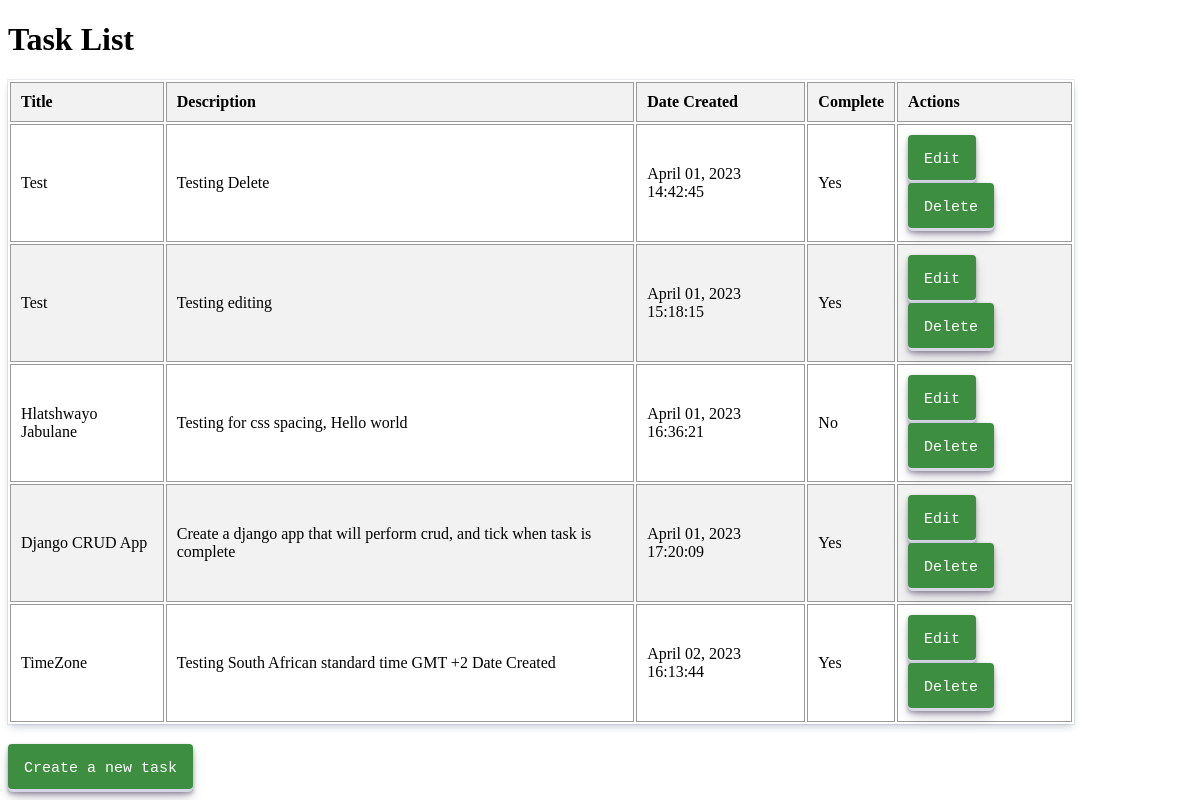
The page / on the database its author committed.
### tasktracker/models.py (models this page shows, shortened)
class Task(models.Model):
    title = models.CharField(max_length=200)
    description = models.TextField()
    created_at = models.DateTimeField(auto_now_add=True)
    completed = models.BooleanField(default=False)

### tasktracker/views.py (the view)
# urls.py: path('', views.task_list, name='task_list'),
def task_list(request):
    tasks = Task.objects.all()
    return render(request, 'task_list.html', {'tasks': tasks})

### tasktracker/templates/task_list.html
{% extends 'base.html' %}
{% load static %}
{% load tz %}
{% block content %}
  <h1>Task List</h1>
  <link rel="stylesheet" type="text/css" href="{% static 'css/style.css' %}">
  <table>
    <thead>
      <tr>
        <th>Title</th>
        <th>Description</th>
        <th>Date Created</th>
        <th>Complete</th>
        <th>Actions</th>
      </tr>
    </thead>
    <tbody>
      {% for task in tasks %}
      <tr>
        <td>{{ task.title }}</td>
        <td>{{ task.description }}</td>
        <td>{{ task.created_at|timezone:"Africa/Johannesburg"|date:"F d, Y H:i:s" }}</td>
        <td>{% if task.completed %}Yes{% else %}No{% endif %}</td>
        <td>
          <a href="{% url 'task_edit' task.id %}">Edit</a>
          <a href="{% url 'task_delete' task.id %}">Delete</a>
        </td>
      </tr>
      {% empty %}
      <tr>
        <td colspan="5">No tasks found.</td>
      </tr>
      {% endfor %}
    </tbody>
  </table>
  <a href="{% url 'task_create' %}">Create a new task</a>
{% endblock %}

### tasktracker/templates/base.html (shortened to what this page needs)
<!DOCTYPE html>
<html lang="en">
  <head>
  </head>
  <body>
    <main>
      {% block content %}{% endblock %}
    </main>
  </body>
</html>

### tasktracker/static/css/style.css (style rules this page uses)
table { width: 90%; margin: 20px 0; box-shadow: rgba(9, 30, 66, 0.25) 0px 4px 8px -2px, rgba(9, 30, 66, 0.08) 0px 0px 0px 1px; }
th, td { text-align: left; border: 1px solid #999; padding: 10px; }
th { background-color: #f2f2f2; }
tr:nth-child(even) { background-color: #f2f2f2; }
a { align-items: center; appearance: none; background-color: #3e8e41; color: #fff; border-radius: 4px; border-width: 0; box-shadow: rgba(45, 35, 66, 0.4) 0 2px 4px,rgba(45, 35, 66, 0.3) 0 7px 13px -3px,#D6D6E7 0 -3px 0 inset; box-sizing: border-box; cursor: pointer; display: inline-flex; font-family: "JetBrains Mono",monospace; height: 48px; justify-content: center; line-height: 1; list-style: none; overflow: hidden; padding-left: 16px; padding-right: 16px; position: relative; text-align: left; text-decoration: none; transition: box-shadow .15s,transform .15s; user-select: none; -webkit-user-select: none; touch-action: manipulation; white-space: nowrap; will-change: box-shadow,transform; font-size: 15px; }

### rows shown on the page
Task: title "Test", description "Testing Delete", created_at "April 01, 2023 14:42:45", completed "Yes"
Task: title "Test", description "Testing editing", created_at "April 01, 2023 15:18:15", completed "Yes"
Task: title "Hlatshwayo Jabulane", description "Testing for css spacing, Hello world", created_at "April 01, 2023 16:36:21", completed "No"
Task: title "Django CRUD App", description "Create a django app that will perform crud, and tick when task is complete", created_at "April 01, 2023 17:20:09", completed "Yes"
Task: title "TimeZone", description "Testing South African standard time GMT +2 Date Created", created_at "April 02, 2023 16:13:44", completed "Yes"
